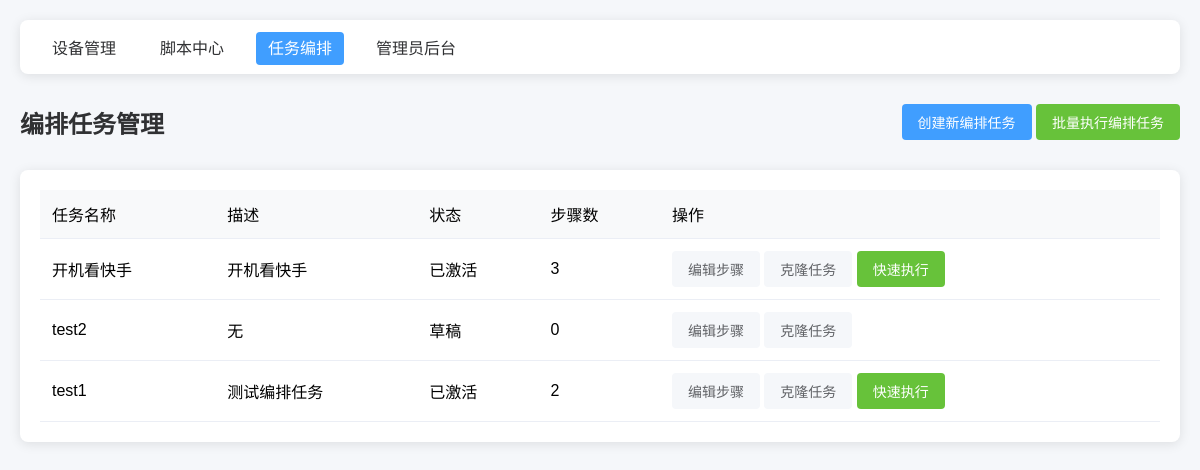
The app's page /task_orchestration/list/, older data.
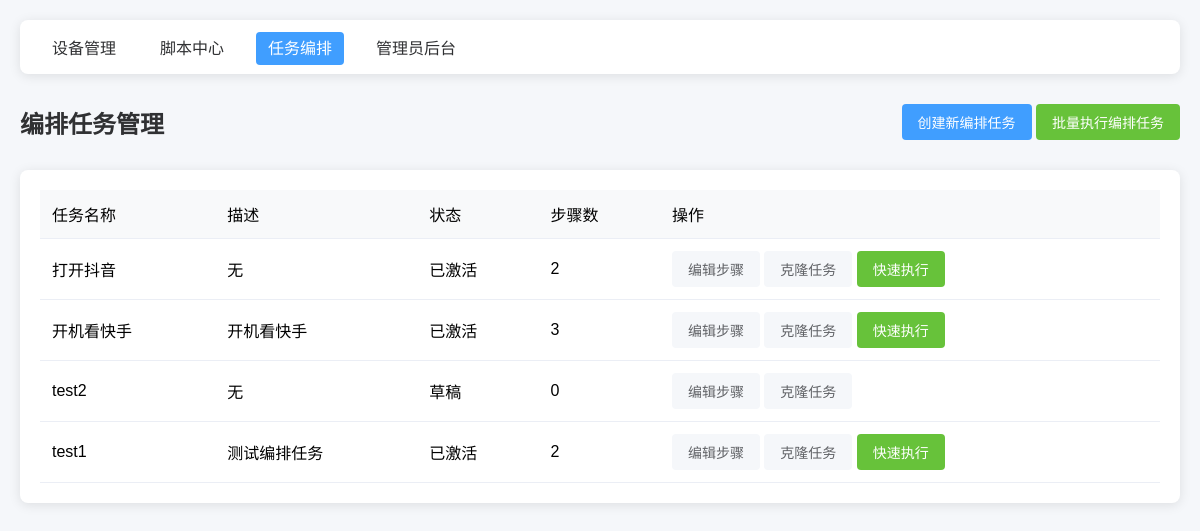
The same page, newer data.
### task_orchestration/models.py (models this page shows, shortened)
class OrchestrationTask(models.Model):
    TASK_STATUS = (
        ("draft", "草稿"),
        ("active", "已激活"),
        ("disabled", "已禁用"),
    )
    name = models.CharField("编排任务名称", max_length=100, unique=True)
    description = models.TextField("描述", blank=True, null=True)
    status = models.CharField("状态", max_length=20, choices=TASK_STATUS, default="draft")
    create_time = models.DateTimeField("创建时间", default=timezone.now)
    update_time = models.DateTimeField("更新时间", auto_now=True)
    class Meta:
        verbose_name = "编排任务"
        verbose_name_plural = "编排任务管理"
        ordering = ["-create_time"]

### task_orchestration/views.py (the view)
# urls.py: path('list/', views.OrchestrationListView.as_view(), name='list'),
class OrchestrationListView(View):
    def get(self, request):
        tasks = OrchestrationTask.objects.all()
        return render(request, "task_orchestration/list.html", {
            "tasks": tasks,
            "page_title": "编排任务管理"
        })

### task_orchestration/templates/task_orchestration/list.html (shortened to what this page needs)
{% extends 'base.html' %}
{% load static %}
{% block page_header %}
    <div class="page-header">
        <h1>{{ page_title }}</h1>
        <div class="btn-group">
            <a href="{% url 'task_orchestration:create' %}" class="btn btn-primary">创建新编排任务</a>
            <a href="{% url 'task_orchestration:execute_orchestration' %}" class="btn btn-success">批量执行编排任务</a>
        </div>
    </div>
{% endblock %}
{% block content %}
    <div class="card">
        <table>
            <thead>
            <tr>
                <th>任务名称</th>
                <th>描述</th>
                <th>状态</th>
                <th>步骤数</th>
                <th>操作</th>
            </tr>
            </thead>
            <tbody>
            {% for task in tasks %}
                <tr>
                    <td>{{ task.name }}</td>
                    <td>{{ task.description|default:"无" }}</td>
                    <td>{{ task.get_status_display }}</td>
                    <td>{{ task.steps.count }}</td>
                    <td>
                        <a href="{% url 'task_orchestration:edit_steps' task.id %}" class="btn btn-default">编辑步骤</a>
                        <a href="{% url 'task_orchestration:clone' task.id %}" class="btn btn-default">克隆任务</a>
                        {% if task.status == 'active' %}
                            <button onclick="executeOrchestration({{ task.id }})" class="btn btn-success">快速执行
                            </button>
                        {% endif %}
                    </td>
                </tr>
            {% empty %}
                <tr>
                    <td colspan="5" class="text-center">暂无编排任务</td>
                </tr>
            {% endfor %}
            </tbody>
        </table>
    </div>
{% endblock %}

Row changes from the older to the newer data that the page shows:
added OrchestrationTask: name "打开抖音", description "无", status "已激活", steps.count "2"
